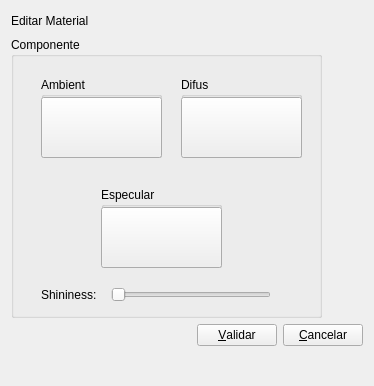
<ui version="4.0" >
 <class>materials</class>
 <widget class="QWidget" name="materials" >
  <property name="geometry" >
   <rect>
    <x>0</x>
    <y>0</y>
    <width>374</width>
    <height>386</height>
   </rect>
  </property>
  <property name="windowTitle" >
   <string>Form</string>
  </property>
  <layout class="QVBoxLayout" name="verticalLayout" >
   <item>
    <layout class="QHBoxLayout" name="horizontalLayout_5" >
     <item>
      <widget class="QLabel" name="label_5" >
       <property name="text" >
        <string>Editar Material</string>
       </property>
      </widget>
     </item>
     <item>
      <spacer name="horizontalSpacer_5" >
       <property name="orientation" >
        <enum>Qt::Horizontal</enum>
       </property>
       <property name="sizeHint" stdset="0" >
        <size>
         <width>40</width>
         <height>20</height>
        </size>
       </property>
      </spacer>
     </item>
    </layout>
   </item>
   <item>
    <widget class="QGroupBox" name="groupBox" >
     <property name="minimumSize" >
      <size>
       <width>311</width>
       <height>281</height>
      </size>
     </property>
     <property name="maximumSize" >
      <size>
       <width>311</width>
       <height>281</height>
      </size>
     </property>
     <property name="title" >
      <string>Componente</string>
     </property>
     <widget class="QGroupBox" name="groupBox_8" >
      <property name="geometry" >
       <rect>
        <x>30</x>
        <y>40</y>
        <width>121</width>
        <height>81</height>
       </rect>
      </property>
      <property name="title" >
       <string>Ambient</string>
      </property>
      <widget class="QPushButton" name="BotonA" >
       <property name="geometry" >
        <rect>
         <x>0</x>
         <y>20</y>
         <width>121</width>
         <height>61</height>
        </rect>
       </property>
       <property name="text" >
        <string/>
       </property>
      </widget>
     </widget>
     <widget class="QGroupBox" name="groupBox_9" >
      <property name="geometry" >
       <rect>
        <x>170</x>
        <y>40</y>
        <width>121</width>
        <height>81</height>
       </rect>
      </property>
      <property name="title" >
       <string>Difus</string>
      </property>
      <widget class="QPushButton" name="BotonD" >
       <property name="geometry" >
        <rect>
         <x>0</x>
         <y>20</y>
         <width>121</width>
         <height>61</height>
        </rect>
       </property>
       <property name="text" >
        <string/>
       </property>
      </widget>
     </widget>
     <widget class="QGroupBox" name="groupBox_10" >
      <property name="geometry" >
       <rect>
        <x>90</x>
        <y>150</y>
        <width>121</width>
        <height>81</height>
       </rect>
      </property>
      <property name="title" >
       <string>Especular</string>
      </property>
      <widget class="QPushButton" name="BotonE" >
       <property name="geometry" >
        <rect>
         <x>0</x>
         <y>20</y>
         <width>121</width>
         <height>61</height>
        </rect>
       </property>
       <property name="text" >
        <string/>
       </property>
      </widget>
     </widget>
     <widget class="QSlider" name="sliderSH" >
      <property name="geometry" >
       <rect>
        <x>100</x>
        <y>250</y>
        <width>160</width>
        <height>16</height>
       </rect>
      </property>
      <property name="maximum" >
       <number>128</number>
      </property>
      <property name="orientation" >
       <enum>Qt::Horizontal</enum>
      </property>
     </widget>
     <widget class="QLabel" name="label_6" >
      <property name="geometry" >
       <rect>
        <x>30</x>
        <y>250</y>
        <width>71</width>
        <height>16</height>
       </rect>
      </property>
      <property name="minimumSize" >
       <size>
        <width>71</width>
        <height>16</height>
       </size>
      </property>
      <property name="text" >
       <string>Shininess:</string>
      </property>
     </widget>
    </widget>
   </item>
   <item>
    <layout class="QHBoxLayout" name="horizontalLayout_6" >
     <item>
      <spacer name="horizontalSpacer_6" >
       <property name="orientation" >
        <enum>Qt::Horizontal</enum>
       </property>
       <property name="sizeHint" stdset="0" >
        <size>
         <width>40</width>
         <height>20</height>
        </size>
       </property>
      </spacer>
     </item>
     <item>
      <widget class="QLabel" name="label" >
       <property name="text" >
        <string/>
       </property>
      </widget>
     </item>
     <item>
      <widget class="QPushButton" name="BotonV" >
       <property name="text" >
        <string>&amp;Validar</string>
       </property>
      </widget>
     </item>
     <item>
      <widget class="QPushButton" name="BotonC" >
       <property name="text" >
        <string>&amp;Cancelar</string>
       </property>
      </widget>
     </item>
    </layout>
   </item>
   <item>
    <spacer name="verticalSpacer" >
     <property name="orientation" >
      <enum>Qt::Vertical</enum>
     </property>
     <property name="sizeHint" stdset="0" >
      <size>
       <width>17</width>
       <height>8</height>
      </size>
     </property>
    </spacer>
   </item>
  </layout>
 </widget>
 <resources/>
 <connections>
  <connection>
   <sender>BotonC</sender>
   <signal>clicked()</signal>
   <receiver>materials</receiver>
   <slot>close()</slot>
   <hints>
    <hint type="sourcelabel" >
     <x>332</x>
     <y>345</y>
    </hint>
    <hint type="destinationlabel" >
     <x>357</x>
     <y>297</y>
    </hint>
   </hints>
  </connection>
 </connections>
</ui>
